Frame 1 (no input): blank canvas, image omitted
Frame 60 (no input): blank canvas, image omitted
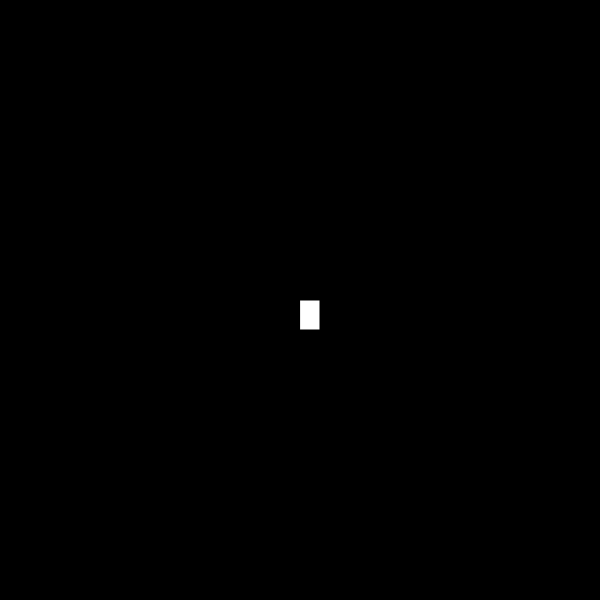
Frame 120 (the mouse pressed at the canvas centre since frame 60)

The p5.js sketch whose frames 1 and 60 were blank and that drew this single picture after the mouse press (run headless with seeded random() and noise() and a simulated clock; from frame 60 on, the mouse is pressed at the canvas centre):

// p5.js sketch
// ── sketch.js
function setup() {
  createCanvas(600, 600);
  background("black");
}

function draw() {
  fill("white")
  stroke("black")
  strokeWeight(1)  
  if(mouseIsPressed){
  rect(mouseX, mouseY, 20, 30);
}
}
